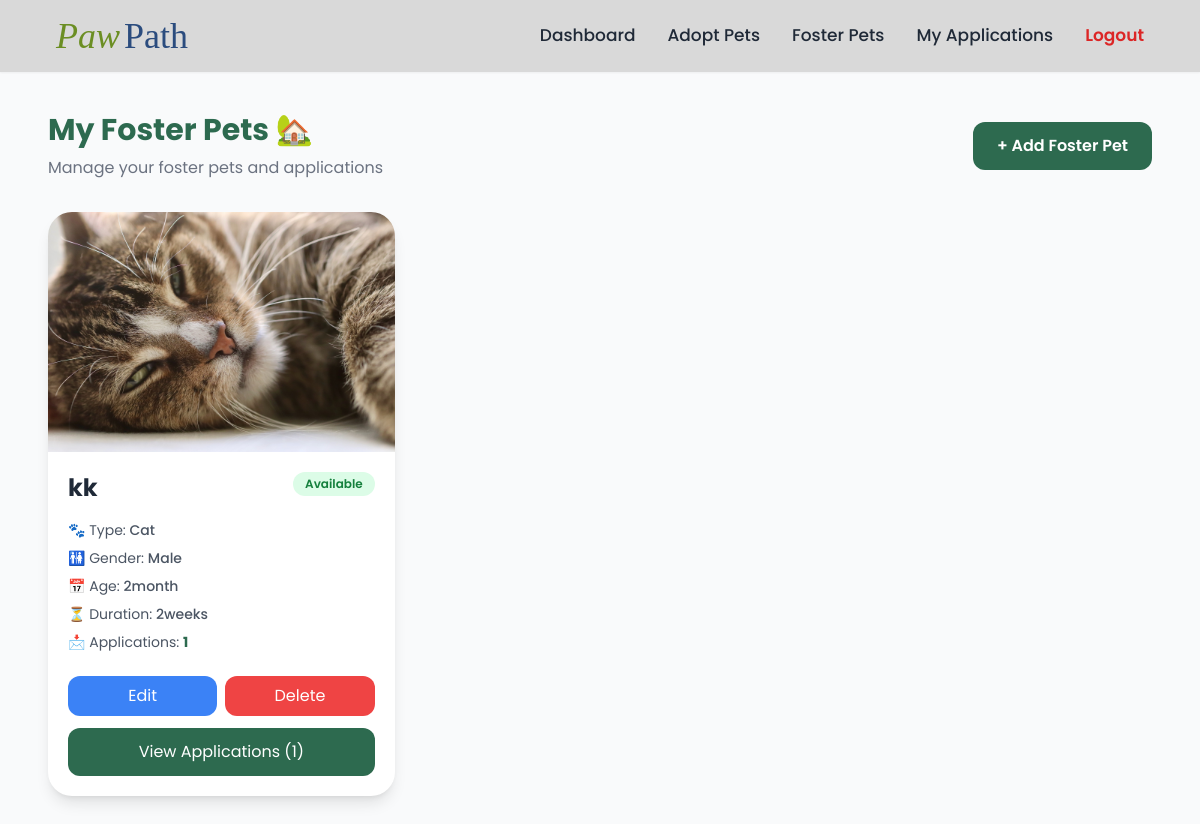
/user/my-foster-pets.php (signed in), run on the app's committed database.
### tables this page shows
CREATE TABLE `pets` (
  `id` int(11) NOT NULL,
  `shelter_id` int(11) DEFAULT NULL,
  `user_id` int(11) DEFAULT NULL,
  `owner_type` enum('shelter','user') NOT NULL,
  `category` enum('adoption','foster') NOT NULL,
  `name` varchar(100) NOT NULL,
  `type` enum('Dog','Cat','Bird','Rabbit','Other') DEFAULT 'Other',
  `age` varchar(50) DEFAULT NULL,
  `gender` enum('Male','Female') DEFAULT NULL,
  `activity_level` enum('Low','Medium','High') DEFAULT NULL,
  `health_status` varchar(100) DEFAULT NULL,
  `foster_duration` varchar(50) DEFAULT NULL,
  `status` enum('available','adopted','fostered') DEFAULT 'available',
  `description` text DEFAULT NULL,
  `image` varchar(255) DEFAULT NULL,
  `is_deleted` tinyint(1) DEFAULT 0,
  `deleted_at` timestamp NULL DEFAULT NULL,
  `created_at` timestamp NOT NULL DEFAULT current_timestamp(),
  `updated_at` timestamp NOT NULL DEFAULT current_timestamp() ON UPDATE current_timestamp()
);

### user/my-foster-pets.php (the view, shortened to what this page needs)
<?php
include '../includes/db.php';
include '../includes/header.php';
include '../includes/navbar.php';
$user_id = (int)$_SESSION['user_id'];
$pets = $conn->query("
    SELECT *
    FROM pets
    WHERE user_id = $user_id
    AND owner_type = 'user'
    AND category = 'foster'
    AND is_deleted = 0
    ORDER BY id DESC
");
?>
<div class="min-h-screen bg-gray-50 px-6 md:px-12 py-10">
    <div class="flex flex-col md:flex-row md:items-center md:justify-between mb-8">
        <div>
            <h1 class="text-3xl font-bold text-[#2D6A4F]">
                My Foster Pets 🏡
            </h1>
            <p class="text-gray-500 mt-2">
                Manage your foster pets and applications
            </p>
        </div>
        <a href="add-foster-pet.php"
           class="mt-4 md:mt-0 bg-[#2D6A4F] text-white px-6 py-3 rounded-xl font-semibold hover:bg-[#40916c]">
            + Add Foster Pet
        </a>
    </div>
    <div class="grid md:grid-cols-2 lg:grid-cols-3 gap-8">
        <?php if ($pets->num_rows > 0): ?>
            <?php while($p = $pets->fetch_assoc()): ?>
                <?php
                $pet_id = $p['id'];
                $application_count = $conn->query("
                    SELECT COUNT(*) total
                    FROM foster_applications
                    WHERE pet_id = $pet_id
                ")->fetch_assoc()['total'];
                ?>
                <div class="bg-white rounded-3xl shadow-lg overflow-hidden hover:shadow-2xl transition">
                    <div class="h-60 overflow-hidden">
                        <img src="../assets/images/<?= htmlspecialchars($p['image']) ?>"
                             class="w-full h-full object-cover hover:scale-105 transition duration-500">
                    </div>
                    <div class="p-5">
                        <div class="flex justify-between items-start">
                            <h2 class="text-2xl font-bold text-gray-800">
                                <?= htmlspecialchars($p['name']) ?>
                            </h2>
                            <span class="
                                px-3 py-1 rounded-full text-xs font-semibold
                                <?= $p['status']=='available' ? 'bg-green-100 text-green-700' : '' ?>
                                <?= $p['status']=='fostered' ? 'bg-blue-100 text-blue-700' : '' ?>
                                <?= $p['status']=='adopted' ? 'bg-red-100 text-red-700' : '' ?>
                            ">
                                <?= ucfirst($p['status']) ?>
                            </span>
                        </div>
                        <div class="mt-4 space-y-2 text-sm text-gray-600">
                            <p>
                                🐾 Type:
                                <span class="font-medium">
                                    <?= $p['type'] ?>
                                </span>
                            </p>
                            <p>
                                🚻 Gender:
                                <span class="font-medium">
                                    <?= $p['gender'] ?>
                                </span>
                            </p>
                            <p>
                                📅 Age:
                                <span class="font-medium">
                                    <?= htmlspecialchars($p['age']) ?>
                                </span>
                            </p>
                            <p>
                                ⏳ Duration:
                                <span class="font-medium">
                                    <?= htmlspecialchars($p['foster_duration']) ?>
                                </span>
                            </p>
                            <p>
                                📩 Applications:
                                <span class="font-bold text-[#2D6A4F]">
                                    <?= $application_count ?>
                                </span>
                            </p>
                        </div>
                        <div class="grid grid-cols-2 gap-2 mt-6">
                            <a href="edit-foster-pet.php?id=<?= $p['id'] ?>"
                               class="bg-blue-500 text-white text-center py-2 rounded-xl hover:bg-blue-600">
                                 Edit
                            </a>
                            <a href="delete-foster-pet.php?id=<?= $p['id'] ?>"
                               onclick="return confirm('Delete this foster pet?')"
                               class="bg-red-500 text-white text-center py-2 rounded-xl hover:bg-red-600">
                                 Delete
                            </a>
                        </div>
                        <div class="mt-3">
                            <a href="foster-applications.php?pet_id=<?= $p['id'] ?>"
                               class="block w-full bg-[#2D6A4F] text-white text-center py-3 rounded-xl hover:bg-[#40916c]">
                                View Applications (<?= $application_count ?>)
                            </a>
                        </div>
                    </div>
                </div>
            <?php endwhile; ?>
        <?php endif; ?>
    </div>
</div>

### includes/header.php (shortened to what this page needs)
<!DOCTYPE html>
<html lang="en">
<head>
    <script src="https://cdn.tailwindcss.com"></script>
    <link rel="stylesheet"
        href="https://cdnjs.cloudflare.com/ajax/libs/font-awesome/6.5.2/css/all.min.css">
</head>
<body class="font-poppins text-gray-800 overflow-x-hidden"></body>

### includes/navbar.php (shortened to what this page needs)
<?php
$role = $_SESSION['role'] ?? null;
$user_id = $_SESSION['user_id'] ?? null;
?>
<nav class="sticky top-0 z-50 bg-[#D9D9D9] shadow-sm">
    <div class="w-full px-4 sm:px-6 md:px-10 lg:px-14 py-4">
        <div class="flex items-center justify-between">
            <a href="#"
               class="text-3xl md:text-4xl font-serif flex items-baseline">
                <span class="text-[#6B8E23] italic">Paw</span>
                <span class="text-[#2B4C7E] ml-1">Path</span>
            </a>
            <div class="hidden md:flex items-center gap-8 text-[17px] font-medium">
                <?php if($role === 'user'): ?>
                    <a href="/PawPath/user/dashboard.php">Dashboard</a>
                    <a href="/PawPath/user/adopt-pets.php">Adopt Pets</a>
                    <a href="/PawPath/user/foster-pets.php">Foster Pets</a>
                    <a href="/PawPath/user/my-applications.php">My Applications</a>
                <?php endif; ?>
                <?php if($user_id): ?>
                    <a href="/PawPath/auth/logout.php"
                       class="text-red-600 font-semibold">
                        Logout
                    </a>
                <?php endif; ?>
            </div>
        </div>
    </div>
</nav>

### data on the page
pets: image (picture), name "kk", status "Available", type "Cat", gender "Male", age "2month", foster_duration "2weeks", application_count "1"
